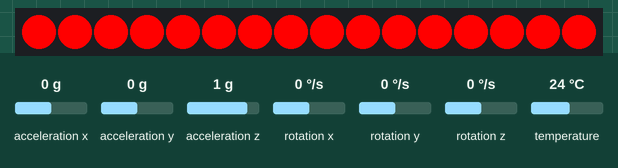
Simulated run of this sketch. Board: Arduino Uno, built with avr-gcc and run on an emulated ATmega328P. Shown: 16 RGB LEDs in strip order, left to right. Inputs (shaded band) come from the test bench; at power-on: acceleration z 1 g, acceleration x 0 g, acceleration y 0 g, rotation x 0 °/s, rotation y 0 °/s, rotation z 0 °/s, temperature 24 °C. What the sketch prints to the serial monitor is not drawn.

Above: at 1.2 s.
1.3 s: acceleration z set to -1.4 g
At 1.9 s:
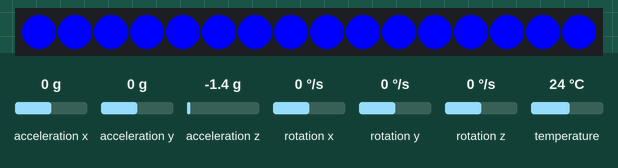
2.8 s: acceleration x set to 0.8 g
At 4.0 s:
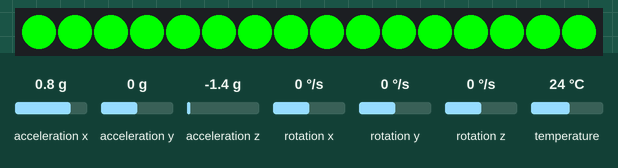
4.3 s: acceleration x set to -1.4 g
At 5.3 s:
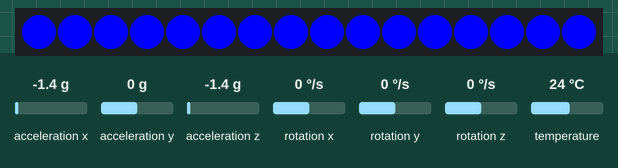
5.8 s: acceleration y set to 0.8 g
At 6.6 s:
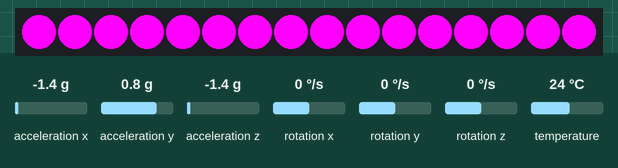
7.3 s: acceleration y set to -1.4 g
At 7.7 s:
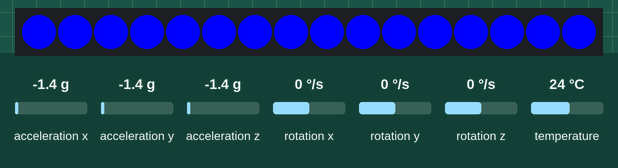
8.8 s: acceleration z set to 0 g
At 10.0 s:
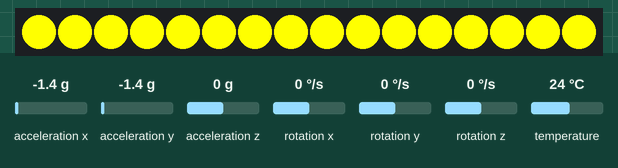
Timing chart, 0 to 11.3 s (numbered marks = the images above; inputs shaded):
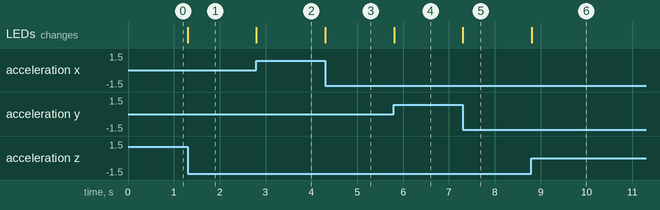

The sketch:

MPU6050_Punto4_Dado.ino
```cpp
// Librerías necesarias para el sensor MPU6050 y los LEDs NeoPixel
#include <Wire.h>
#include <Adafruit_MPU6050.h>
#include <Adafruit_Sensor.h>
#include <Adafruit_NeoPixel.h>

// Configuración de la tira LED
#define PIN        6   // Pin de datos de los LEDs
#define NUM_LEDS   16  // Total de LEDs

// Objeto para controlar los LEDs
Adafruit_NeoPixel matriz(NUM_LEDS, PIN, NEO_GRB + NEO_KHZ800);

// Objeto para el sensor MPU6050
Adafruit_MPU6050 mpu;

void setup() {
  // Inicializa los LEDs
  matriz.begin();
  matriz.show(); // Inicializa los LEDs en apagado
  matriz.setBrightness(255);  // Ajusta brillo al 100%

  // Inicializa comunicación serial
  Serial.begin(115200);
  while (!Serial);

  // Inicializa I2C y MPU6050
  if (!mpu.begin()) {
    Serial.println("No se encontró el MPU6050. Verifica la conexión.");
    while (1);
  }
  Serial.println("MPU6050 listo");

  // Configuración del sensor
  mpu.setAccelerometerRange(MPU6050_RANGE_2_G);
  mpu.setGyroRange(MPU6050_RANGE_250_DEG);
  mpu.setFilterBandwidth(MPU6050_BAND_21_HZ);
}

void loop() {
  // Obtiene los datos del sensor
  sensors_event_t a, g, temp;
  mpu.getEvent(&a, &g, &temp);

  // Detecta dirección de inclinación y enciende color correspondiente
  if (a.acceleration.z>6 && a.acceleration.y<4 &&  a.acceleration.x<4){
    Color('R');
  }
  else if (a.acceleration.z<-6 && a.acceleration.y<4 &&  a.acceleration.x<4){
    Color('B');
  }
  else if ((a.acceleration.x>6 && a.acceleration.z<4 &&  a.acceleration.y<4)){
    Color('G');
  }
  else if ((a.acceleration.x<-6 && a.acceleration.z<4 &&  a.acceleration.y<4)){
    Color('Y');
  }
  else if ((a.acceleration.y>6 && a.acceleration.z<4 &&  a.acceleration.x<4)){
    Color('M');
  }
  else if ((a.acceleration.y<-6 && a.acceleration.z<4 &&  a.acceleration.x<4)){
    Color('C');
  }
}

// Función para encender la matriz de LEDs con un color
void Color(char a){
  switch(a){
    case 'R':  //Rojo
      matriz.fill(matriz.Color(255, 0, 0));
      matriz.show();
      break;
    case 'G': //Verde
      matriz.fill(matriz.Color(0, 255, 0));
      matriz.show();
      break;
    case 'B': //Azul
      matriz.fill(matriz.Color(0, 0, 255));
      matriz.show();
      break;
    case 'W':  //Blanco
      matriz.fill(matriz.Color(255, 255, 255));
      matriz.show();
      break;
    case 'Y':  //Amarillo
      matriz.fill(matriz.Color(255, 255, 0));
      matriz.show();
      break;
    case 'C':  //Cian
      matriz.fill(matriz.Color(0, 255, 255));
      matriz.show();
      break;
    case 'M':  //Morado
      matriz.fill(matriz.Color(255, 0, 255));
      matriz.show();
      break;
  }
}
```

Measured:
- after the input at 1.3 s, the LEDs: change at once (image 1)
- after the input at 2.8 s, the LEDs: change at once (image 2)
- after the input at 4.3 s, the LEDs: change at once (image 3)
- after the input at 5.8 s, the LEDs: change at once (image 4)
- after the input at 7.3 s, the LEDs: change at once (image 5)
- after the input at 8.8 s, the LEDs: change at once (image 6)
